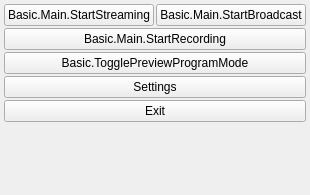
  <widget class="OBSDock" name="controlsDock">
   <property name="features">
    <set>QDockWidget::DockWidgetClosable|QDockWidget::DockWidgetMovable|QDockWidget::DockWidgetFloatable</set>
   </property>
   <property name="windowTitle">
    <string>Basic.Main.Controls</string>
   </property>
   <attribute name="dockWidgetArea">
    <number>8</number>
   </attribute>
   <widget class="QWidget" name="controlsDockContents">
    <layout class="QVBoxLayout" name="buttonsVLayout">
     <property name="spacing">
      <number>2</number>
     </property>
     <property name="leftMargin">
      <number>4</number>
     </property>
     <property name="topMargin">
      <number>4</number>
     </property>
     <property name="rightMargin">
      <number>4</number>
     </property>
     <property name="bottomMargin">
      <number>4</number>
     </property>
     <item>
      <layout class="QHBoxLayout" name="horizontalLayout_7">
       <item>
        <widget class="QPushButton" name="streamButton">
         <property name="enabled">
          <bool>true</bool>
         </property>
         <property name="sizePolicy">
          <sizepolicy hsizetype="Ignored" vsizetype="Fixed">
           <horstretch>0</horstretch>
           <verstretch>0</verstretch>
          </sizepolicy>
         </property>
         <property name="minimumSize">
          <size>
           <width>150</width>
           <height>0</height>
          </size>
         </property>
         <property name="text">
          <string>Basic.Main.StartStreaming</string>
         </property>
        </widget>
       </item>
       <item>
        <widget class="QPushButton" name="broadcastButton">
         <property name="enabled">
          <bool>true</bool>
         </property>
         <property name="sizePolicy">
          <sizepolicy hsizetype="Ignored" vsizetype="Fixed">
           <horstretch>0</horstretch>
           <verstretch>0</verstretch>
          </sizepolicy>
         </property>
         <property name="minimumSize">
          <size>
           <width>150</width>
           <height>0</height>
          </size>
         </property>
         <property name="text">
          <string>Basic.Main.StartBroadcast</string>
         </property>
        </widget>
       </item>
      </layout>
     </item>
     <item>
      <layout class="QHBoxLayout" name="recordingLayout">
       <property name="spacing">
        <number>2</number>
       </property>
       <property name="leftMargin">
        <number>0</number>
       </property>
       <property name="topMargin">
        <number>0</number>
       </property>
       <property name="rightMargin">
        <number>0</number>
       </property>
       <property name="bottomMargin">
        <number>0</number>
       </property>
       <item>
        <widget class="RecordButton" name="recordButton">
         <property name="enabled">
          <bool>true</bool>
         </property>
         <property name="sizePolicy">
          <sizepolicy hsizetype="Ignored" vsizetype="Fixed">
           <horstretch>0</horstretch>
           <verstretch>0</verstretch>
          </sizepolicy>
         </property>
         <property name="minimumSize">
          <size>
           <width>0</width>
           <height>0</height>
          </size>
         </property>
         <property name="text">
          <string>Basic.Main.StartRecording</string>
         </property>
        </widget>
       </item>
      </layout>
     </item>
     <item>
      <widget class="QPushButton" name="modeSwitch">
       <property name="sizePolicy">
        <sizepolicy hsizetype="Ignored" vsizetype="Fixed">
         <horstretch>0</horstretch>
         <verstretch>0</verstretch>
        </sizepolicy>
       </property>
       <property name="minimumSize">
        <size>
         <width>150</width>
         <height>0</height>
        </size>
       </property>
       <property name="text">
        <string>Basic.TogglePreviewProgramMode</string>
       </property>
      </widget>
     </item>
     <item>
      <widget class="QPushButton" name="settingsButton">
       <property name="sizePolicy">
        <sizepolicy hsizetype="Ignored" vsizetype="Fixed">
         <horstretch>0</horstretch>
         <verstretch>0</verstretch>
        </sizepolicy>
       </property>
       <property name="minimumSize">
        <size>
         <width>150</width>
         <height>0</height>
        </size>
       </property>
       <property name="text">
        <string>Settings</string>
       </property>
      </widget>
     </item>
     <item>
      <widget class="QPushButton" name="exitButton">
       <property name="sizePolicy">
        <sizepolicy hsizetype="Ignored" vsizetype="Fixed">
         <horstretch>0</horstretch>
         <verstretch>0</verstretch>
        </sizepolicy>
       </property>
       <property name="minimumSize">
        <size>
         <width>150</width>
         <height>0</height>
        </size>
       </property>
       <property name="text">
        <string>Exit</string>
       </property>
      </widget>
     </item>
     <item>
      <layout class="QHBoxLayout" name="RFSlogoLayout">
       <property name="topMargin">
        <number>8</number>
       </property>
       <item>
        <widget class="QLabel" name="remoteFilmingLogo">
         <property name="minimumSize">
          <size>
           <width>284</width>
           <height>59</height>
          </size>
         </property>
         <property name="maximumSize">
          <size>
           <width>284</width>
           <height>59</height>
          </size>
         </property>
         <property name="text">
          <string/>
         </property>
         <property name="pixmap">
          <pixmap>:res/images/RF-Logo.png</pixmap>
         </property>
         <property name="scaledContents">
          <bool>true</bool>
         </property>
        </widget>
       </item>
      </layout>
     </item>
     <item>
      <spacer name="expVSpacer">
       <property name="orientation">
        <enum>Qt::Vertical</enum>
       </property>
       <property name="sizeHint" stdset="0">
        <size>
         <width>0</width>
         <height>0</height>
        </size>
       </property>
      </spacer>
     </item>
    </layout>
   </widget>
  </widget>
